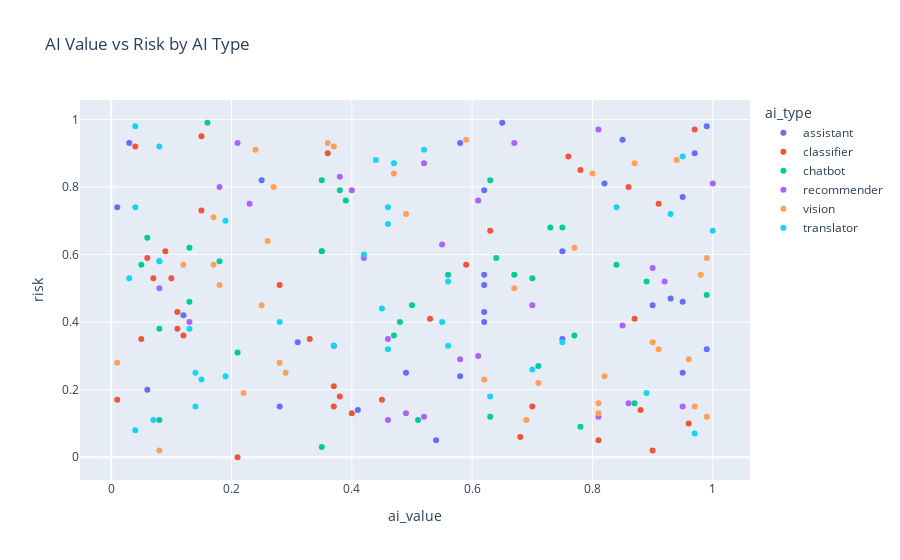
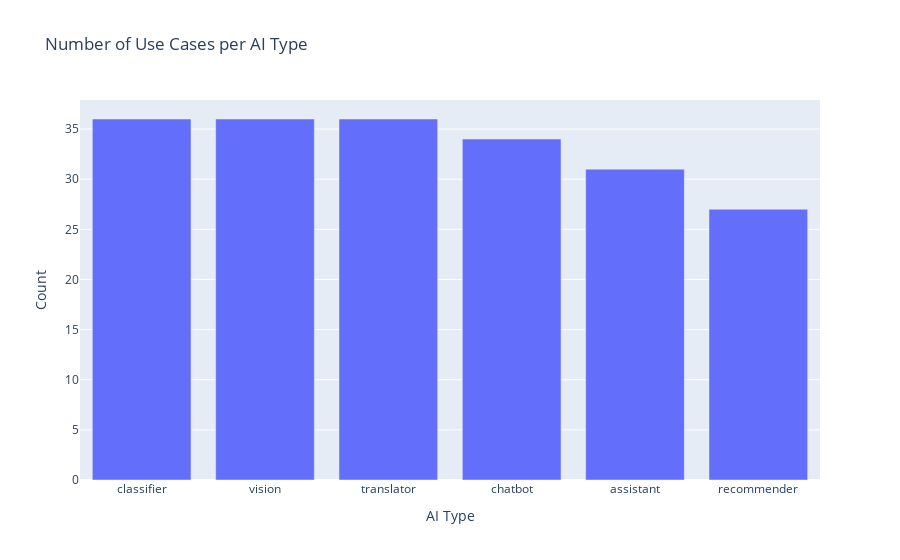
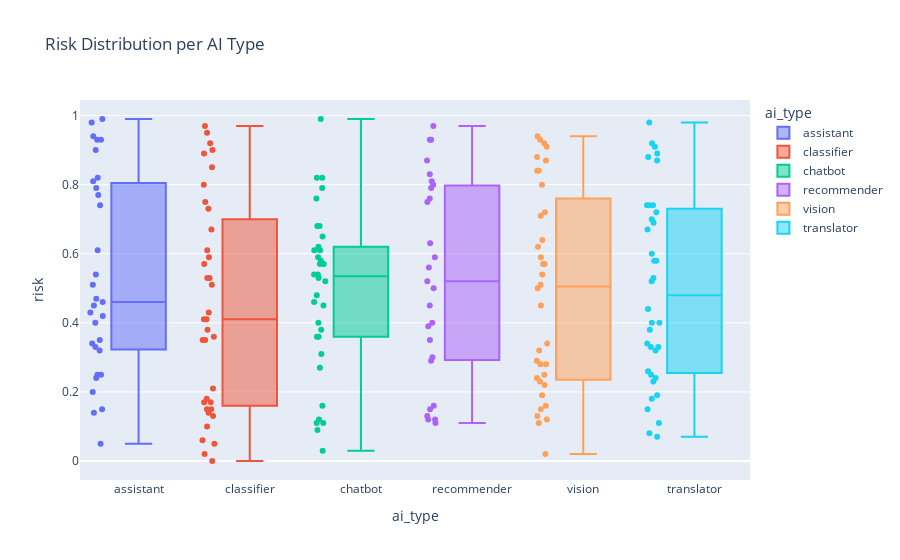
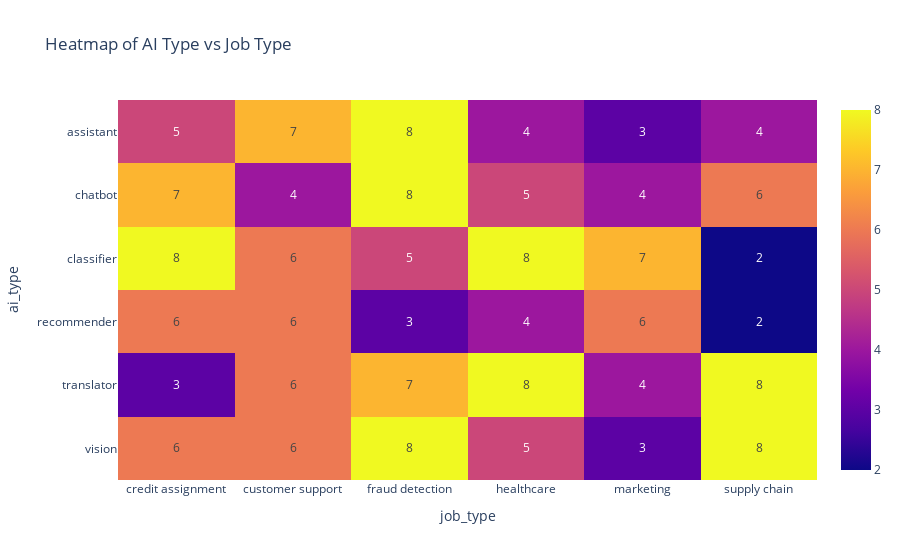

The code cell stored with these charts, in order, in its notebook:
### Code cell
import pandas as pd
import numpy as np
import plotly.express as px
import plotly.graph_objects as go
from wordcloud import WordCloud
import matplotlib.pyplot as plt

# Generate synthetic dataset
np.random.seed(42)
ai_types = ['chatbot', 'translator', 'assistant', 'recommender', 'vision', 'classifier']
job_types = ['fraud detection', 'credit assignment', 'customer support', 'marketing', 'healthcare', 'supply chain']
teams = [f'Team {chr(i)}' for i in range(65, 75)]  # Team A to Team J

num_samples = 200
df = pd.DataFrame({
    "id": range(1, num_samples + 1),
    "team": np.random.choice(teams, num_samples),
    "description": [f"Use case {i} for {np.random.choice(job_types)} with {np.random.choice(ai_types)}" for i in range(1, num_samples + 1)],
    "ai_value": np.round(np.random.uniform(0, 1, num_samples), 2),
    "risk": np.round(np.random.uniform(0, 1, num_samples), 2),
    "ai_type": np.random.choice(ai_types, num_samples),
    "job_type": np.random.choice(job_types, num_samples),
})

# 1. Interactive Scatter Plot: AI Value vs Risk
fig1 = px.scatter(df, x='ai_value', y='risk', color='ai_type', hover_data=['team', 'job_type', 'description'],
                  title="AI Value vs Risk by AI Type")
fig1.show()

# 2. Bar Chart: Use Cases per AI Type
fig2 = px.bar(df['ai_type'].value_counts().reset_index(), x='index', y='ai_type',
              labels={'index': 'AI Type', 'ai_type': 'Count'},
              title="Number of Use Cases per AI Type")
fig2.show()

# 3. Box Plot: Risk Distribution per AI Type
fig3 = px.box(df, x='ai_type', y='risk', points="all", color='ai_type', title="Risk Distribution per AI Type")
fig3.show()

# 4. Heatmap: AI Type vs Job Type
heatmap_data = pd.crosstab(df['ai_type'], df['job_type'])
fig4 = px.imshow(heatmap_data, text_auto=True, aspect="auto", 
                 title="Heatmap of AI Type vs Job Type")
fig4.show()

# 5. Word Cloud from Descriptions (not interactive, optional)
wordcloud = WordCloud(width=800, height=400, background_color='white').generate(" ".join(df['description']))
plt.figure(figsize=(10, 5))
plt.imshow(wordcloud, interpolation='bilinear')
plt.axis('off')
plt.title("Word Cloud: Use Case Descriptions")
plt.tight_layout()
plt.show()

# 6. Parallel Coordinates
fig6 = px.parallel_coordinates(df, color='ai_value',
                               dimensions=['ai_value', 'risk'],
                               color_continuous_scale=px.colors.sequential.Viridis,
                               title="Parallel Coordinates: AI Value & Risk")
fig6.show()

# 7. Quadrant Plot: AI Value vs Risk with Thresholds
fig7 = px.scatter(df, x='ai_value', y='risk', color='job_type',
                  hover_data=['team', 'description'], title="Quadrant: AI Value vs Risk")
fig7.add_vline(x=0.5, line_dash="dash", line_color="gray")
fig7.add_hline(y=0.5, line_dash="dash", line_color="gray")
fig7.show()

# 8. Bubble Chart: Avg Risk & Value per Team
grouped = df.groupby('team').agg({'ai_value': 'mean', 'risk': 'mean', 'id': 'count'}).reset_index()
fig8 = px.scatter(grouped, x='ai_value', y='risk', size='id', color='team',
                  hover_name='team', size_max=40, title="Team Bubble Chart: Avg AI Value & Risk")
fig8.show()

### Figure 1 — Plotly figure (JSON) as saved in the notebook; plotly's stock layout.template omitted (floating-point values rounded to 4 significant figures)
{"data": [{"customdata": [["Team G", "customer support", "Use case 1 for supply chain with assistant"], ["Team E", "healthcare", "Use case 10 for marketing with chatbot"], ["Team D", "fraud detection", "Use case 30 for supply chain with assistant"], ["Team I", "fraud detection", "Use case 31 for supply chain with chatbot"], ["Team C", "fraud detection", "Use case 32 for customer support with chatbot"], ["Team D", "credit assignment", "Use case 40 for healthcare with recommender"], ["Team I", "customer support", "Use case 44 for supply chain with classifier"], ["Team D", "customer support", "Use case 53 for marketing with vision"], ["Team B", "credit assignment", "Use case 57 for marketing with classifier"], ["Team J", "marketing", "Use case 60 for customer support with recommender"], ["Team I", "fraud detection", "Use case 70 for credit assignment with assistant"], ["Team H", "marketing", "Use case 71 for supply chain with translator"], ["Team J", "credit assignment", "Use case 76 for fraud detection with assistant"], ["Team I", "credit assignment", "Use case 77 for supply chain with vision"], ["Team G", "supply chain", "Use case 81 for marketing with translator"], ["Team A", "healthcare", "Use case 84 for fraud detection with classifier"], ["Team G", "customer support", "Use case 95 for supply chain with assistant"], ["Team I", "fraud detection", "Use case 97 for fraud detection with vision"], ["Team E", "customer support", "Use case 106 for customer support with chatbot"], ["Team F", "fraud detection", "Use case 109 for healthcare with translator"], ["Team I", "supply chain", "Use case 120 for customer support with recommender"], ["Team E", "healthcare", "Use case 128 for healthcare with recommender"], ["Team G", "supply chain", "Use case 132 for supply chain with vision"], ["Team G", "marketing", "Use case 142 for customer support with recommender"], ["Team C", "fraud detection", "Use case 151 for marketing with vision"], ["Team B", "customer support", "Use case 170 for customer support with recommender"], ["Team E", "healthcare", "Use case 173 for marketing with chatbot"], ["Team D", "customer support", "Use case 191 for healthcare with recommender"], ["Team H", "supply chain", "Use case 193 for healthcare with vision"], ["Team H", "credit assignment", "Use case 196 for healthcare with assistant"], ["Team F", "fraud detection", "Use case 200 for credit assignment with translator"]], "hovertemplate": "ai_type=assistant<br>ai_value=%{x}<br>risk=%{y}<br>team=%{customdata[0]}<br>job_type=%{customdata[1]}<br>description=%{customdata[2]}<extra></extra>", "legendgroup": "assistant", "marker": {"color": "#636efa", "symbol": "circle"}, "mode": "markers", "name": "assistant", "orientation": "v", "showlegend": true, "type": "scatter", "x": [0.62, 0.99, 0.65, 0.75, 0.58, 0.97, 0.99, 0.58, 0.95, 0.62, 0.54, 0.31, 0.82, 0.95, 0.93, 0.03, 0.41, 0.06, 0.25, 0.95, 0.85, 0.62, 0.01, 0.62, 0.49, 0.28, 0.12, 0.37, 0.62, 0.75, 0.9], "xaxis": "x", "y": [0.51, 0.32, 0.99, 0.61, 0.24, 0.9, 0.98, 0.93, 0.77, 0.43, 0.05, 0.34, 0.81, 0.25, 0.47, 0.93, 0.14, 0.2, 0.82, 0.46, 0.94, 0.79, 0.74, 0.4, 0.25, 0.15, 0.42, 0.33, 0.54, 0.35, 0.45], "yaxis": "y"}, {"customdata": [["Team D", "marketing", "Use case 2 for fraud detection with chatbot"], ["Team G", "customer support", "Use case 5 for customer support with recommender"], ["Team D", "fraud detection", "Use case 11 for fraud detection with translator"], ["Team A", "healthcare", "Use case 22 for healthcare with assistant"], ["Team J", "customer support", "Use case 23 for fraud detection with chatbot"], ["Team G", "fraud detection", "Use case 29 for supply chain with recommender"], ["Team E", "fraud detection", "Use case 33 for healthcare with translator"], ["Team C", "healthcare", "Use case 34 for supply chain with translator"], ["Team B", "customer support", "Use case 39 for fraud detection with classifier"], ["Team J", "marketing", "Use case 43 for customer support with assistant"], ["Team B", "credit assignment", "Use case 47 for healthcare with assistant"], ["Team C", "marketing", "Use case 51 for fraud detection with recommender"], ["Team A", "customer support", "Use case 52 for fraud detection with vision"], ["Team D", "supply chain", "Use case 61 for fraud detection with vision"], ["Team B", "credit assignment", "Use case 73 for customer support with translator"], ["Team I", "credit assignment", "Use case 82 for fraud detection with recommender"], ["Team H", "supply chain", "Use case 83 for healthcare with recommender"], ["Team A", "customer support", "Use case 88 for supply chain with assistant"], ["Team C", "credit assignment", "Use case 90 for supply chain with vision"], ["Team C", "healthcare", "Use case 114 for fraud detection with translator"], ["Team A", "credit assignment", "Use case 115 for supply chain with classifier"], ["Team C", "credit assignment", "Use case 123 for fraud detection with vision"], ["Team D", "healthcare", "Use case 127 for supply chain with recommender"], ["Team G", "credit assignment", "Use case 129 for credit assignment with translator"], ["Team F", "healthcare", "Use case 134 for supply chain with vision"], ["Team D", "marketing", "Use case 140 for marketing with translator"], ["Team J", "fraud detection", "Use case 141 for fraud detection with recommender"], ["Team I", "fraud detection", "Use case 143 for marketing with translator"], ["Team G", "customer support", "Use case 152 for healthcare with recommender"], ["Team C", "credit assignment", "Use case 158 for credit assignment with translator"], ["Team I", "healthcare", "Use case 163 for healthcare with assistant"], ["Team D", "marketing", "Use case 168 for healthcare with chatbot"], ["Team A", "healthcare", "Use case 172 for supply chain with vision"], ["Team C", "marketing", "Use case 185 for marketing with classifier"], ["Team E", "marketing", "Use case 187 for credit assignment with vision"], ["Team G", "healthcare", "Use case 190 for marketing with assistant"]], "hovertemplate": "ai_type=classifier<br>ai_value=%{x}<br>risk=%{y}<br>team=%{customdata[0]}<br>job_type=%{customdata[1]}<br>description=%{customdata[2]}<extra></extra>", "legendgroup": "classifier", "marker": {"color": "#EF553B", "symbol": "circle"}, "mode": "markers", "name": "classifier", "orientation": "v", "showlegend": true, "type": "scatter", "x": [0.1, 0.07, 0.37, 0.91, 0.11, 0.12, 0.96, 0.37, 0.01, 0.53, 0.97, 0.45, 0.63, 0.28, 0.68, 0.87, 0.05, 0.15, 0.38, 0.36, 0.11, 0.88, 0.76, 0.7, 0.59, 0.78, 0.4, 0.86, 0.33, 0.15, 0.9, 0.04, 0.09, 0.06, 0.81, 0.21], "xaxis": "x", "y": [0.53, 0.53, 0.21, 0.75, 0.43, 0.36, 0.1, 0.15, 0.17, 0.41, 0.97, 0.17, 0.67, 0.51, 0.06, 0.41, 0.35, 0.73, 0.18, 0.9, 0.38, 0.14, 0.89, 0.15, 0.57, 0.85, 0.13, 0.8, 0.35, 0.95, 0.02, 0.92, 0.61, 0.59, 0.05, 0], "yaxis": "y"}, {"customdata": [["Team H", "fraud detection", "Use case 3 for marketing with assistant"], ["Team C", "credit assignment", "Use case 7 for marketing with assistant"], ["Team G", "supply chain", "Use case 8 for credit assignment with assistant"], ["Team E", "customer support", "Use case 16 for customer support with recommender"], ["Team B", "marketing", "Use case 17 for credit assignment with chatbot"], ["Team F", "fraud detection", "Use case 19 for fraud detection with translator"], ["Team B", "supply chain", "Use case 20 for fraud detection with classifier"], ["Team A", "credit assignment", "Use case 26 for supply chain with chatbot"], ["Team J", "credit assignment", "Use case 27 for marketing with assistant"], ["Team E", "credit assignment", "Use case 36 for customer support with vision"], ["Team B", "marketing", "Use case 42 for fraud detection with recommender"], ["Team G", "customer support", "Use case 49 for customer support with translator"], ["Team H", "healthcare", "Use case 55 for customer support with chatbot"], ["Team J", "fraud detection", "Use case 64 for customer support with recommender"], ["Team H", "fraud detection", "Use case 68 for credit assignment with chatbot"], ["Team G", "credit assignment", "Use case 69 for credit assignment with classifier"], ["Team E", "fraud detection", "Use case 74 for credit assignment with translator"], ["Team I", "fraud detection", "Use case 78 for credit assignment with translator"], ["Team E", "customer support", "Use case 93 for fraud detection with recommender"], ["Team G", "credit assignment", "Use case 103 for marketing with vision"], ["Team E", "fraud detection", "Use case 116 for fraud detection with vision"], ["Team A", "supply chain", "Use case 125 for healthcare with chatbot"], ["Team G", "customer support", "Use case 130 for healthcare with recommender"], ["Team C", "marketing", "Use case 133 for credit assignment with translator"], ["Team B", "supply chain", "Use case 135 for marketing with translator"], ["Team E", "supply chain", "Use case 138 for credit assignment with chatbot"], ["Team F", "healthcare", "Use case 139 for healthcare with vision"], ["Team A", "marketing", "Use case 157 for healthcare with translator"], ["Team H", "healthcare", "Use case 160 for customer support with chatbot"], ["Team H", "fraud detection", "Use case 162 for healthcare with translator"], ["Team C", "credit assignment", "Use case 171 for credit assignment with chatbot"], ["Team A", "supply chain", "Use case 177 for fraud detection with classifier"], ["Team G", "healthcare", "Use case 181 for fraud detection with recommender"], ["Team G", "healthcare", "Use case 192 for healthcare with chatbot"]], "hovertemplate": "ai_type=chatbot<br>ai_value=%{x}<br>risk=%{y}<br>team=%{customdata[0]}<br>job_type=%{customdata[1]}<br>description=%{customdata[2]}<extra></extra>", "legendgroup": "chatbot", "marker": {"color": "#00cc96", "symbol": "circle"}, "mode": "markers", "name": "chatbot", "orientation": "v", "showlegend": true, "type": "scatter", "x": [0.08, 0.71, 0.08, 0.75, 0.38, 0.78, 0.56, 0.47, 0.06, 0.87, 0.89, 0.63, 0.05, 0.35, 0.99, 0.7, 0.16, 0.73, 0.84, 0.77, 0.67, 0.13, 0.21, 0.35, 0.39, 0.35, 0.51, 0.13, 0.64, 0.35, 0.18, 0.5, 0.63, 0.48], "xaxis": "x", "y": [0.11, 0.27, 0.38, 0.68, 0.79, 0.09, 0.54, 0.36, 0.65, 0.16, 0.52, 0.82, 0.57, 0.61, 0.48, 0.53, 0.99, 0.68, 0.57, 0.36, 0.54, 0.62, 0.31, 0.03, 0.76, 0.82, 0.11, 0.46, 0.59, 0.61, 0.58, 0.45, 0.12, 0.4], "yaxis": "y"}, {"customdata": [["Team E", "customer support", "Use case 4 for supply chain with vision"], ["Team H", "marketing", "Use case 13 for marketing with chatbot"], ["Team H", "customer support", "Use case 18 for marketing with recommender"], ["Team E", "customer support", "Use case 21 for marketing with vision"], ["Team F", "credit assignment", "Use case 24 for customer support with assistant"], ["Team D", "marketing", "Use case 48 for supply chain with assistant"], ["Team B", "fraud detection", "Use case 54 for customer support with recommender"], ["Team B", "healthcare", "Use case 63 for supply chain with vision"], ["Team B", "healthcare", "Use case 65 for fraud detection with recommender"], ["Team A", "credit assignment", "Use case 79 for customer support with translator"], ["Team H", "fraud detection", "Use case 85 for supply chain with recommender"], ["Team H", "customer support", "Use case 86 for customer support with recommender"], ["Team G", "supply chain", "Use case 98 for marketing with recommender"], ["Team H", "marketing", "Use case 100 for marketing with classifier"], ["Team H", "healthcare", "Use case 105 for credit assignment with classifier"], ["Team C", "marketing", "Use case 110 for healthcare with classifier"], ["Team A", "healthcare", "Use case 111 for fraud detection with recommender"], ["Team G", "marketing", "Use case 119 for supply chain with vision"], ["Team J", "credit assignment", "Use case 121 for credit assignment with assistant"], ["Team G", "credit assignment", "Use case 124 for supply chain with recommender"], ["Team G", "credit assignment", "Use case 144 for customer support with recommender"], ["Team E", "credit assignment", "Use case 156 for fraud detection with translator"], ["Team A", "fraud detection", "Use case 165 for fraud detection with vision"], ["Team H", "customer support", "Use case 175 for customer support with chatbot"], ["Team A", "marketing", "Use case 184 for marketing with chatbot"], ["Team F", "supply chain", "Use case 189 for marketing with chatbot"], ["Team F", "customer support", "Use case 195 for supply chain with translator"]], "hovertemplate": "ai_type=recommender<br>ai_value=%{x}<br>risk=%{y}<br>team=%{customdata[0]}<br>job_type=%{customdata[1]}<br>description=%{customdata[2]}<extra></extra>", "legendgroup": "recommender", "marker": {"color": "#ab63fa", "symbol": "circle"}, "mode": "markers", "name": "recommender", "orientation": "v", "showlegend": true, "type": "scatter", "x": [0.7, 0.81, 0.08, 0.42, 0.49, 0.52, 0.9, 0.46, 0.58, 0.61, 0.38, 0.81, 0.86, 1, 0.85, 0.61, 0.23, 0.52, 0.55, 0.4, 0.95, 0.13, 0.67, 0.21, 0.92, 0.18, 0.46], "xaxis": "x", "y": [0.45, 0.12, 0.5, 0.59, 0.13, 0.87, 0.56, 0.11, 0.29, 0.76, 0.83, 0.97, 0.16, 0.81, 0.39, 0.3, 0.75, 0.12, 0.63, 0.79, 0.15, 0.4, 0.93, 0.93, 0.52, 0.8, 0.35], "yaxis": "y"}, {"customdata": [["Team J", "supply chain", "Use case 6 for marketing with assistant"], ["Team H", "supply chain", "Use case 9 for customer support with recommender"], ["Team F", "customer support", "Use case 15 for supply chain with translator"], ["Team I", "fraud detection", "Use case 25 for customer support with recommender"], ["Team C", "healthcare", "Use case 28 for fraud detection with recommender"], ["Team G", "customer support", "Use case 35 for credit assignment with classifier"], ["Team I", "fraud detection", "Use case 37 for fraud detection with recommender"], ["Team G", "customer support", "Use case 38 for fraud detection with recommender"], ["Team D", "fraud detection", "Use case 56 for fraud detection with recommender"], ["Team D", "supply chain", "Use case 67 for fraud detection with assistant"], ["Team E", "customer support", "Use case 72 for supply chain with translator"], ["Team H", "healthcare", "Use case 75 for fraud detection with chatbot"], ["Team C", "credit assignment", "Use case 87 for credit assignment with translator"], ["Team H", "healthcare", "Use case 89 for fraud detection with translator"], ["Team J", "credit assignment", "Use case 94 for credit assignment with classifier"], ["Team J", "credit assignment", "Use case 96 for marketing with vision"], ["Team I", "customer support", "Use case 99 for marketing with vision"], ["Team G", "customer support", "Use case 104 for credit assignment with recommender"], ["Team C", "supply chain", "Use case 112 for healthcare with chatbot"], ["Team E", "fraud detection", "Use case 113 for credit assignment with translator"], ["Team G", "credit assignment", "Use case 118 for healthcare with vision"], ["Team I", "healthcare", "Use case 137 for credit assignment with assistant"], ["Team I", "marketing", "Use case 147 for customer support with vision"], ["Team I", "healthcare", "Use case 148 for marketing with assistant"], ["Team I", "supply chain", "Use case 150 for credit assignment with assistant"], ["Team H", "supply chain", "Use case 154 for healthcare with assistant"], ["Team F", "fraud detection", "Use case 161 for marketing with translator"], ["Team A", "fraud detection", "Use case 166 for healthcare with chatbot"], ["Team G", "marketing", "Use case 169 for customer support with chatbot"], ["Team A", "marketing", "Use case 176 for supply chain with chatbot"], ["Team B", "supply chain", "Use case 178 for marketing with chatbot"], ["Team F", "supply chain", "Use case 180 for customer support with assistant"], ["Team A", "fraud detection", "Use case 183 for fraud detection with assistant"], ["Team A", "credit assignment", "Use case 194 for credit assignment with translator"], ["Team D", "credit assignment", "Use case 198 for customer support with translator"], ["Team B", "fraud detection", "Use case 199 for marketing with chatbot"]], "hovertemplate": "ai_type=vision<br>ai_value=%{x}<br>risk=%{y}<br>team=%{customdata[0]}<br>job_type=%{customdata[1]}<br>description=%{customdata[2]}<extra></extra>", "legendgroup": "vision", "marker": {"color": "#FFA15A", "symbol": "circle"}, "mode": "markers", "name": "vision", "orientation": "v", "showlegend": true, "type": "scatter", "x": [0.82, 0.08, 0.99, 0.01, 0.12, 0.29, 0.22, 0.96, 0.28, 0.97, 0.81, 0.91, 0.99, 0.59, 0.47, 0.27, 0.81, 0.94, 0.67, 0.62, 0.77, 0.9, 0.49, 0.26, 0.98, 0.24, 0.18, 0.17, 0.17, 0.36, 0.69, 0.8, 0.87, 0.37, 0.25, 0.71], "xaxis": "x", "y": [0.24, 0.02, 0.59, 0.28, 0.57, 0.25, 0.19, 0.29, 0.28, 0.15, 0.13, 0.32, 0.12, 0.94, 0.84, 0.8, 0.16, 0.88, 0.5, 0.23, 0.62, 0.34, 0.72, 0.64, 0.54, 0.91, 0.51, 0.57, 0.71, 0.93, 0.11, 0.84, 0.87, 0.92, 0.45, 0.22], "yaxis": "y"}, {"customdata": [["Team H", "credit assignment", "Use case 12 for fraud detection with assistant"], ["Team C", "marketing", "Use case 14 for fraud detection with translator"], ["Team I", "healthcare", "Use case 41 for customer support with chatbot"], ["Team J", "supply chain", "Use case 45 for supply chain with classifier"], ["Team E", "supply chain", "Use case 46 for supply chain with classifier"], ["Team H", "healthcare", "Use case 50 for healthcare with classifier"], ["Team F", "fraud detection", "Use case 58 for healthcare with classifier"], ["Team F", "fraud detection", "Use case 59 for healthcare with classifier"], ["Team F", "customer support", "Use case 62 for healthcare with chatbot"], ["Team J", "supply chain", "Use case 66 for healthcare with vision"], ["Team I", "healthcare", "Use case 80 for fraud detection with vision"], ["Team C", "supply chain", "Use case 91 for supply chain with translator"], ["Team A", "marketing", "Use case 92 for credit assignment with classifier"], ["Team B", "marketing", "Use case 101 for healthcare with recommender"], ["Team A", "healthcare", "Use case 102 for supply chain with assistant"], ["Team C", "credit assignment", "Use case 107 for customer support with recommender"], ["Team H", "marketing", "Use case 108 for credit assignment with translator"], ["Team J", "healthcare", "Use case 117 for healthcare with chatbot"], ["Team J", "customer support", "Use case 122 for healthcare with classifier"], ["Team D", "customer support", "Use case 126 for supply chain with classifier"], ["Team D", "customer support", "Use case 131 for fraud detection with classifier"], ["Team J", "fraud detection", "Use case 136 for marketing with translator"], ["Team A", "supply chain", "Use case 145 for fraud detection with chatbot"], ["Team A", "fraud detection", "Use case 146 for healthcare with assistant"], ["Team D", "fraud detection", "Use case 149 for fraud detection with chatbot"], ["Team F", "healthcare", "Use case 153 for supply chain with translator"], ["Team I", "supply chain", "Use case 155 for credit assignment with assistant"], ["Team J", "supply chain", "Use case 159 for supply chain with translator"], ["Team D", "supply chain", "Use case 164 for healthcare with recommender"], ["Team J", "fraud detection", "Use case 167 for marketing with translator"], ["Team A", "healthcare", "Use case 174 for healthcare with chatbot"], ["Team B", "customer support", "Use case 179 for supply chain with vision"], ["Team E", "credit assignment", "Use case 182 for marketing with vision"], ["Team B", "customer support", "Use case 186 for marketing with assistant"], ["Team J", "healthcare", "Use case 188 for healthcare with assistant"], ["Team E", "fraud detection", "Use case 197 for healthcare with assistant"]], "hovertemplate": "ai_type=translator<br>ai_value=%{x}<br>risk=%{y}<br>team=%{customdata[0]}<br>job_type=%{customdata[1]}<br>description=%{customdata[2]}<extra></extra>", "legendgroup": "translator", "marker": {"color": "#19d3f3", "symbol": "circle"}, "mode": "markers", "name": "translator", "orientation": "v", "showlegend": true, "type": "scatter", "x": [0.37, 0.95, 0.04, 0.07, 0.55, 0.7, 0.89, 0.46, 0.19, 0.08, 0.42, 0.97, 0.84, 1, 0.56, 0.45, 0.13, 0.52, 0.56, 0.03, 0.14, 0.44, 0.15, 0.93, 0.46, 0.63, 0.08, 0.14, 0.47, 0.19, 0.46, 0.04, 0.08, 0.28, 0.75, 0.04], "xaxis": "x", "y": [0.33, 0.89, 0.08, 0.11, 0.4, 0.26, 0.19, 0.32, 0.24, 0.58, 0.6, 0.07, 0.74, 0.67, 0.52, 0.44, 0.38, 0.91, 0.33, 0.53, 0.25, 0.88, 0.23, 0.72, 0.69, 0.18, 0.58, 0.15, 0.87, 0.7, 0.74, 0.98, 0.92, 0.4, 0.34, 0.74], "yaxis": "y"}], "layout": {"legend": {"title": {"text": "ai_type"}, "tracegroupgap": 0}, "title": {"text": "AI Value vs Risk by AI Type"}, "xaxis": {"anchor": "y", "domain": [0, 1], "title": {"text": "ai_value"}}, "yaxis": {"anchor": "x", "domain": [0, 1], "title": {"text": "risk"}}}}

### Figure 2 — Plotly figure (JSON) as saved in the notebook; plotly's stock layout.template omitted (floating-point values rounded to 4 significant figures)
{"data": [{"alignmentgroup": "True", "hovertemplate": "AI Type=%{x}<br>Count=%{y}<extra></extra>", "legendgroup": "", "marker": {"color": "#636efa", "pattern": {"shape": ""}}, "name": "", "offsetgroup": "", "orientation": "v", "showlegend": false, "textposition": "auto", "type": "bar", "x": ["classifier", "vision", "translator", "chatbot", "assistant", "recommender"], "xaxis": "x", "y": [36, 36, 36, 34, 31, 27], "yaxis": "y"}], "layout": {"barmode": "relative", "legend": {"tracegroupgap": 0}, "title": {"text": "Number of Use Cases per AI Type"}, "xaxis": {"anchor": "y", "domain": [0, 1], "title": {"text": "AI Type"}}, "yaxis": {"anchor": "x", "domain": [0, 1], "title": {"text": "Count"}}}}

### Figure 3 — Plotly figure (JSON) as saved in the notebook; plotly's stock layout.template omitted (floating-point values rounded to 4 significant figures)
{"data": [{"alignmentgroup": "True", "boxpoints": "all", "hovertemplate": "ai_type=%{x}<br>risk=%{y}<extra></extra>", "legendgroup": "assistant", "marker": {"color": "#636efa"}, "name": "assistant", "notched": false, "offsetgroup": "assistant", "orientation": "v", "showlegend": true, "type": "box", "x": ["assistant", "assistant", "assistant", "assistant", "assistant", "assistant", "assistant", "assistant", "assistant", "assistant", "assistant", "assistant", "assistant", "assistant", "assistant", "assistant", "assistant", "assistant", "assistant", "assistant", "assistant", "assistant", "assistant", "assistant", "assistant", "assistant", "assistant", "assistant", "assistant", "assistant", "assistant"], "x0": " ", "xaxis": "x", "y": [0.51, 0.32, 0.99, 0.61, 0.24, 0.9, 0.98, 0.93, 0.77, 0.43, 0.05, 0.34, 0.81, 0.25, 0.47, 0.93, 0.14, 0.2, 0.82, 0.46, 0.94, 0.79, 0.74, 0.4, 0.25, 0.15, 0.42, 0.33, 0.54, 0.35, 0.45], "y0": " ", "yaxis": "y"}, {"alignmentgroup": "True", "boxpoints": "all", "hovertemplate": "ai_type=%{x}<br>risk=%{y}<extra></extra>", "legendgroup": "classifier", "marker": {"color": "#EF553B"}, "name": "classifier", "notched": false, "offsetgroup": "classifier", "orientation": "v", "showlegend": true, "type": "box", "x": ["classifier", "classifier", "classifier", "classifier", "classifier", "classifier", "classifier", "classifier", "classifier", "classifier", "classifier", "classifier", "classifier", "classifier", "classifier", "classifier", "classifier", "classifier", "classifier", "classifier", "classifier", "classifier", "classifier", "classifier", "classifier", "classifier", "classifier", "classifier", "classifier", "classifier", "classifier", "classifier", "classifier", "classifier", "classifier", "classifier"], "x0": " ", "xaxis": "x", "y": [0.53, 0.53, 0.21, 0.75, 0.43, 0.36, 0.1, 0.15, 0.17, 0.41, 0.97, 0.17, 0.67, 0.51, 0.06, 0.41, 0.35, 0.73, 0.18, 0.9, 0.38, 0.14, 0.89, 0.15, 0.57, 0.85, 0.13, 0.8, 0.35, 0.95, 0.02, 0.92, 0.61, 0.59, 0.05, 0], "y0": " ", "yaxis": "y"}, {"alignmentgroup": "True", "boxpoints": "all", "hovertemplate": "ai_type=%{x}<br>risk=%{y}<extra></extra>", "legendgroup": "chatbot", "marker": {"color": "#00cc96"}, "name": "chatbot", "notched": false, "offsetgroup": "chatbot", "orientation": "v", "showlegend": true, "type": "box", "x": ["chatbot", "chatbot", "chatbot", "chatbot", "chatbot", "chatbot", "chatbot", "chatbot", "chatbot", "chatbot", "chatbot", "chatbot", "chatbot", "chatbot", "chatbot", "chatbot", "chatbot", "chatbot", "chatbot", "chatbot", "chatbot", "chatbot", "chatbot", "chatbot", "chatbot", "chatbot", "chatbot", "chatbot", "chatbot", "chatbot", "chatbot", "chatbot", "chatbot", "chatbot"], "x0": " ", "xaxis": "x", "y": [0.11, 0.27, 0.38, 0.68, 0.79, 0.09, 0.54, 0.36, 0.65, 0.16, 0.52, 0.82, 0.57, 0.61, 0.48, 0.53, 0.99, 0.68, 0.57, 0.36, 0.54, 0.62, 0.31, 0.03, 0.76, 0.82, 0.11, 0.46, 0.59, 0.61, 0.58, 0.45, 0.12, 0.4], "y0": " ", "yaxis": "y"}, {"alignmentgroup": "True", "boxpoints": "all", "hovertemplate": "ai_type=%{x}<br>risk=%{y}<extra></extra>", "legendgroup": "recommender", "marker": {"color": "#ab63fa"}, "name": "recommender", "notched": false, "offsetgroup": "recommender", "orientation": "v", "showlegend": true, "type": "box", "x": ["recommender", "recommender", "recommender", "recommender", "recommender", "recommender", "recommender", "recommender", "recommender", "recommender", "recommender", "recommender", "recommender", "recommender", "recommender", "recommender", "recommender", "recommender", "recommender", "recommender", "recommender", "recommender", "recommender", "recommender", "recommender", "recommender", "recommender"], "x0": " ", "xaxis": "x", "y": [0.45, 0.12, 0.5, 0.59, 0.13, 0.87, 0.56, 0.11, 0.29, 0.76, 0.83, 0.97, 0.16, 0.81, 0.39, 0.3, 0.75, 0.12, 0.63, 0.79, 0.15, 0.4, 0.93, 0.93, 0.52, 0.8, 0.35], "y0": " ", "yaxis": "y"}, {"alignmentgroup": "True", "boxpoints": "all", "hovertemplate": "ai_type=%{x}<br>risk=%{y}<extra></extra>", "legendgroup": "vision", "marker": {"color": "#FFA15A"}, "name": "vision", "notched": false, "offsetgroup": "vision", "orientation": "v", "showlegend": true, "type": "box", "x": ["vision", "vision", "vision", "vision", "vision", "vision", "vision", "vision", "vision", "vision", "vision", "vision", "vision", "vision", "vision", "vision", "vision", "vision", "vision", "vision", "vision", "vision", "vision", "vision", "vision", "vision", "vision", "vision", "vision", "vision", "vision", "vision", "vision", "vision", "vision", "vision"], "x0": " ", "xaxis": "x", "y": [0.24, 0.02, 0.59, 0.28, 0.57, 0.25, 0.19, 0.29, 0.28, 0.15, 0.13, 0.32, 0.12, 0.94, 0.84, 0.8, 0.16, 0.88, 0.5, 0.23, 0.62, 0.34, 0.72, 0.64, 0.54, 0.91, 0.51, 0.57, 0.71, 0.93, 0.11, 0.84, 0.87, 0.92, 0.45, 0.22], "y0": " ", "yaxis": "y"}, {"alignmentgroup": "True", "boxpoints": "all", "hovertemplate": "ai_type=%{x}<br>risk=%{y}<extra></extra>", "legendgroup": "translator", "marker": {"color": "#19d3f3"}, "name": "translator", "notched": false, "offsetgroup": "translator", "orientation": "v", "showlegend": true, "type": "box", "x": ["translator", "translator", "translator", "translator", "translator", "translator", "translator", "translator", "translator", "translator", "translator", "translator", "translator", "translator", "translator", "translator", "translator", "translator", "translator", "translator", "translator", "translator", "translator", "translator", "translator", "translator", "translator", "translator", "translator", "translator", "translator", "translator", "translator", "translator", "translator", "translator"], "x0": " ", "xaxis": "x", "y": [0.33, 0.89, 0.08, 0.11, 0.4, 0.26, 0.19, 0.32, 0.24, 0.58, 0.6, 0.07, 0.74, 0.67, 0.52, 0.44, 0.38, 0.91, 0.33, 0.53, 0.25, 0.88, 0.23, 0.72, 0.69, 0.18, 0.58, 0.15, 0.87, 0.7, 0.74, 0.98, 0.92, 0.4, 0.34, 0.74], "y0": " ", "yaxis": "y"}], "layout": {"boxmode": "overlay", "legend": {"title": {"text": "ai_type"}, "tracegroupgap": 0}, "title": {"text": "Risk Distribution per AI Type"}, "xaxis": {"anchor": "y", "categoryarray": ["assistant", "classifier", "chatbot", "recommender", "vision", "translator"], "categoryorder": "array", "domain": [0, 1], "title": {"text": "ai_type"}}, "yaxis": {"anchor": "x", "domain": [0, 1], "title": {"text": "risk"}}}}

### Figure 4 — Plotly figure (JSON) as saved in the notebook; plotly's stock layout.template omitted (floating-point values rounded to 4 significant figures)
{"data": [{"coloraxis": "coloraxis", "hovertemplate": "job_type: %{x}<br>ai_type: %{y}<br>color: %{z}<extra></extra>", "name": "0", "texttemplate": "%{z}", "type": "heatmap", "x": ["credit assignment", "customer support", "fraud detection", "healthcare", "marketing", "supply chain"], "xaxis": "x", "y": ["assistant", "chatbot", "classifier", "recommender", "translator", "vision"], "yaxis": "y", "z": [[5, 7, 8, 4, 3, 4], [7, 4, 8, 5, 4, 6], [8, 6, 5, 8, 7, 2], [6, 6, 3, 4, 6, 2], [3, 6, 7, 8, 4, 8], [6, 6, 8, 5, 3, 8]]}], "layout": {"coloraxis": {"colorscale": [[0, "#0d0887"], [0.1111, "#46039f"], [0.2222, "#7201a8"], [0.3333, "#9c179e"], [0.4444, "#bd3786"], [0.5556, "#d8576b"], [0.6667, "#ed7953"], [0.7778, "#fb9f3a"], [0.8889, "#fdca26"], [1, "#f0f921"]]}, "title": {"text": "Heatmap of AI Type vs Job Type"}, "xaxis": {"anchor": "y", "domain": [0, 1], "title": {"text": "job_type"}}, "yaxis": {"anchor": "x", "autorange": "reversed", "domain": [0, 1], "title": {"text": "ai_type"}}}}
